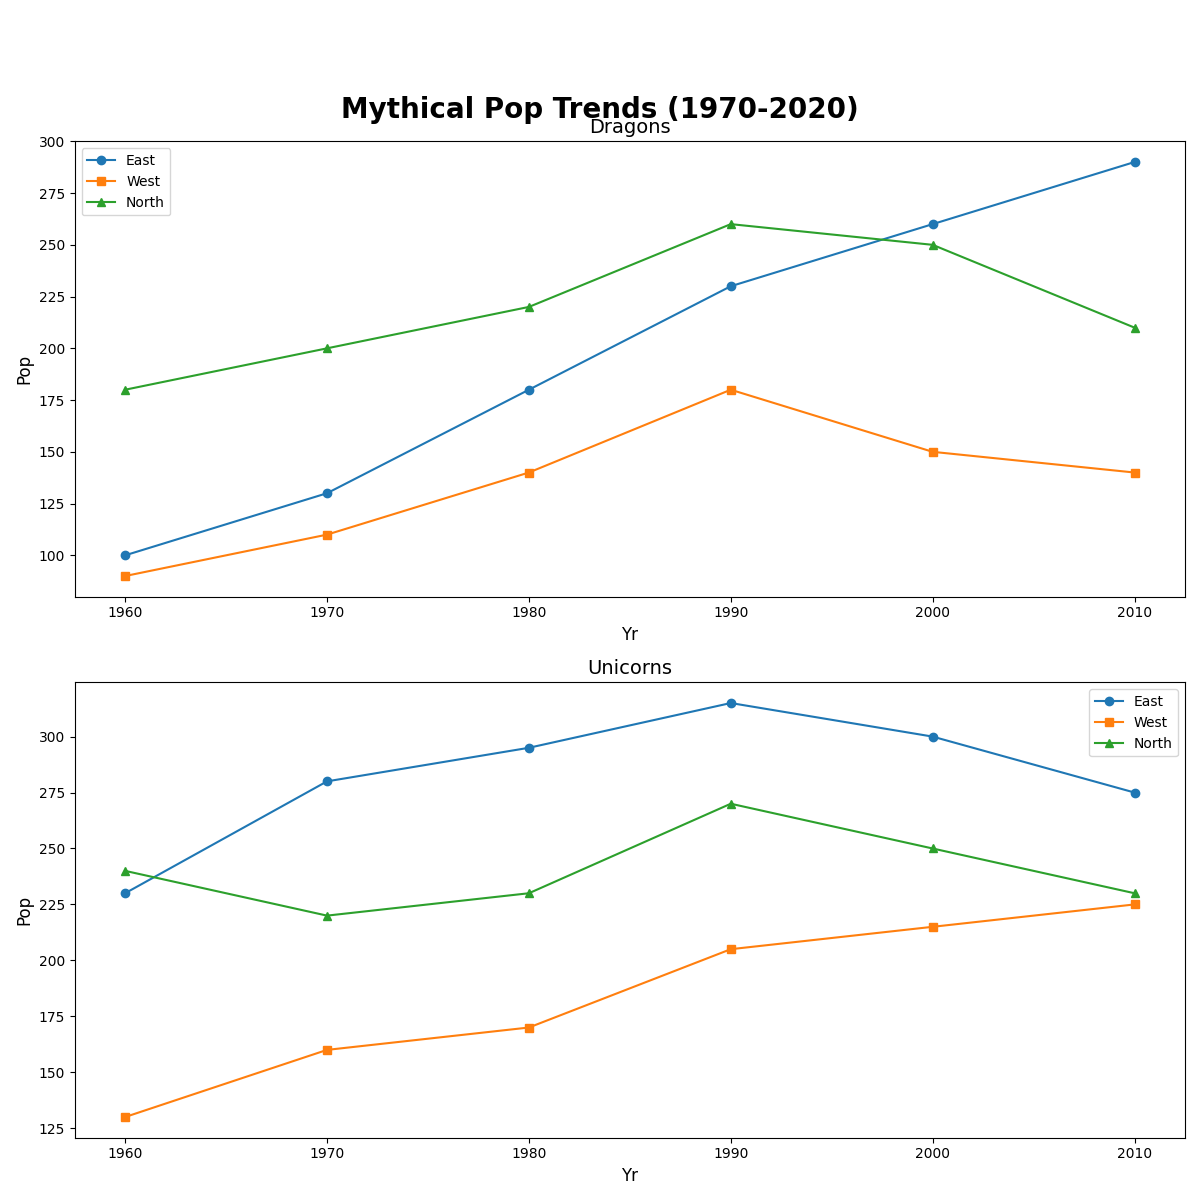

Source code (Python):
import matplotlib.pyplot as plt
import numpy as np

years = np.arange(1960, 2020, 10)

# Changed data values slightly while maintaining the structure
dragons_n = [180, 200, 220, 260, 250, 210]  # Altered some values for first data group
dragons_e = [100, 130, 180, 230, 260, 290]  # Altered some values for second data group
dragons_w = [90, 110, 140, 180, 150, 140]   # Altered some values for third data group

unicorns_n = [240, 220, 230, 270, 250, 230]  # Slight alterations for another creature group
unicorns_e = [230, 280, 295, 315, 300, 275]  # Small changes preserving the order
unicorns_w = [130, 160, 170, 205, 215, 225]  # Another random shuffle within the structure

def plot_creature(ax, years, data_n, data_e, data_w, creature):
    ax.plot(years, data_e, marker='o', label='East')
    ax.plot(years, data_w, marker='s', label='West')
    ax.plot(years, data_n, marker='^', label='North')
    ax.set_title(creature, fontsize=14)
    ax.set_xlabel('Yr', fontsize=12)
    ax.set_ylabel('Pop', fontsize=12)
    ax.legend()

fig, axes = plt.subplots(2, 1, figsize=(12, 12))

plot_creature(axes[0], years, dragons_n, dragons_e, dragons_w, 'Dragons')
plot_creature(axes[1], years, unicorns_n, unicorns_e, unicorns_w, 'Unicorns')

fig.suptitle('Mythical Pop Trends (1970-2020)', fontsize=20, fontweight='bold', y=0.92)
plt.tight_layout(rect=[0, 0, 1, 0.95])

plt.show()
